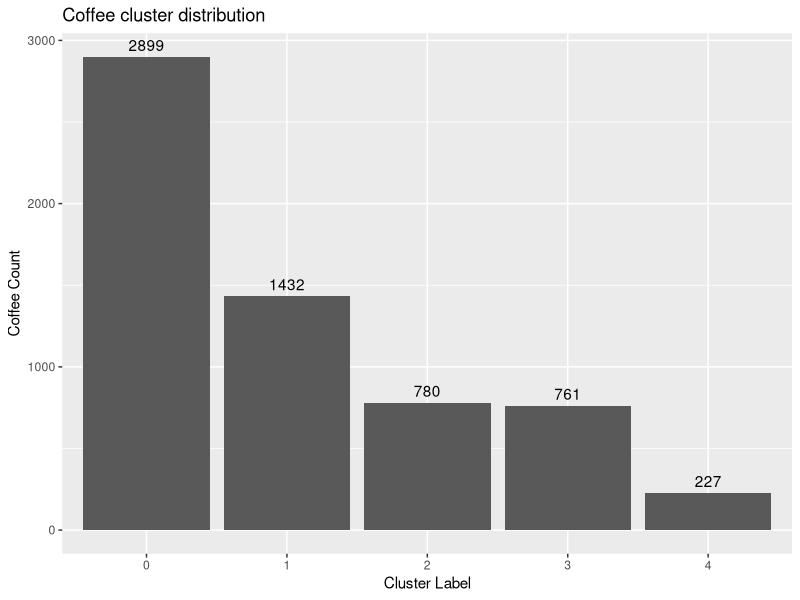
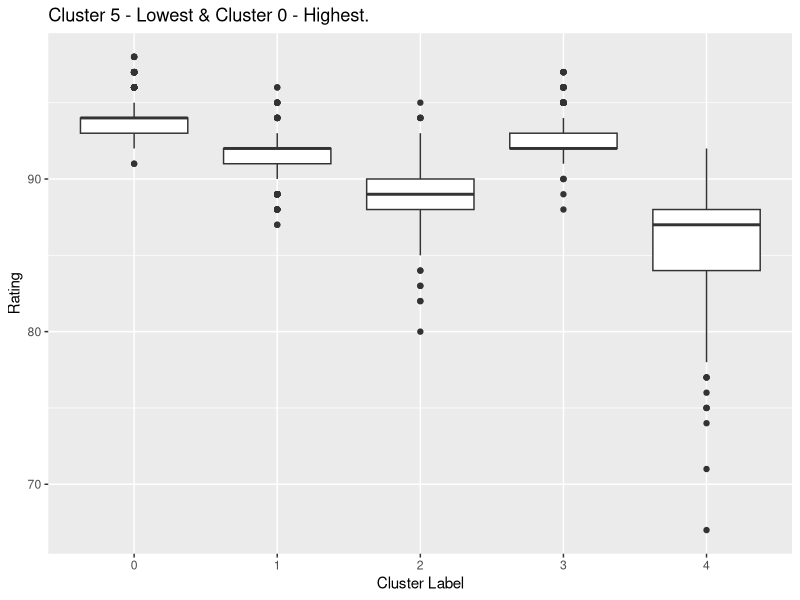
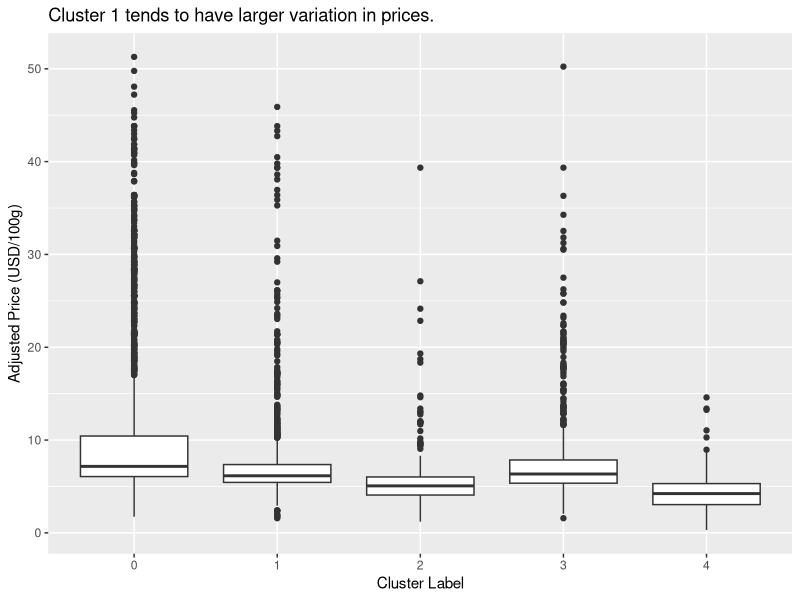
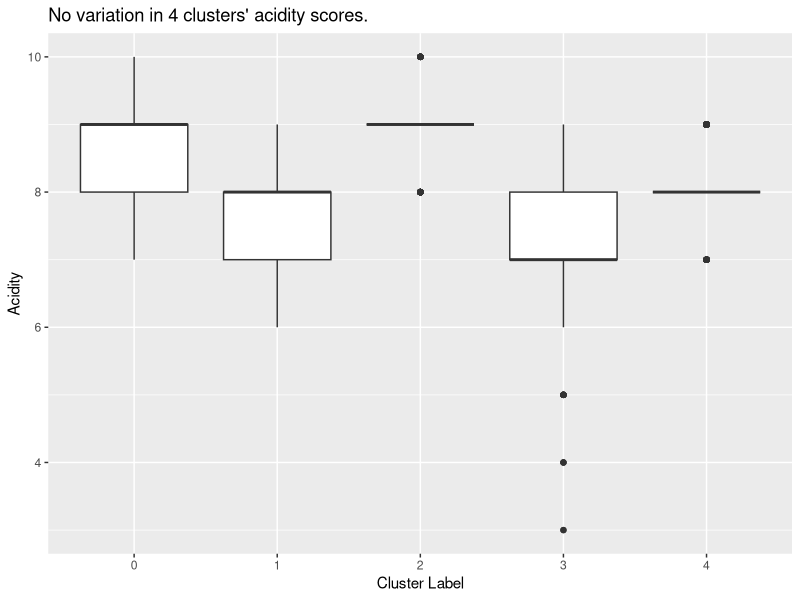
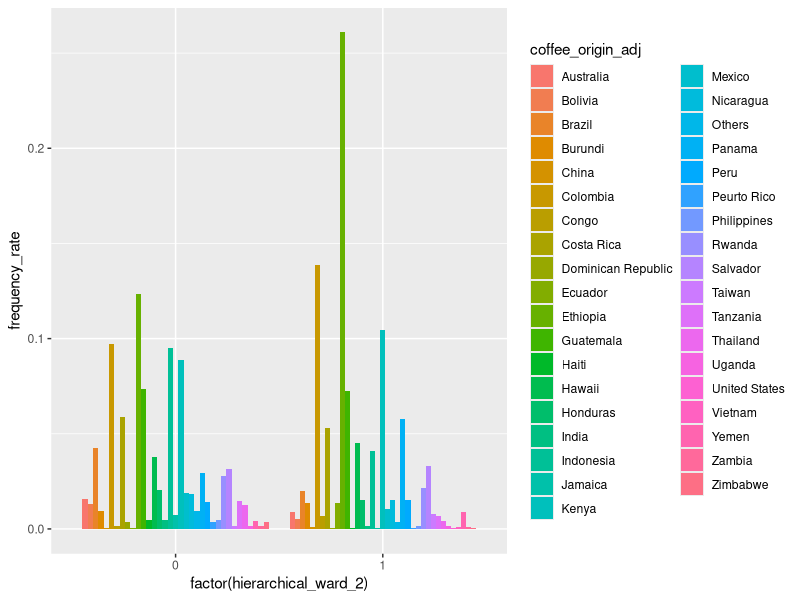

Write R code to recreate these figures, in order. (Note: this script raises an error after producing the figures.)
## ---- chunk 1
knitr::opts_chunk$set(echo = TRUE)
Sys.setenv(LANG = "en")
rm(list = ls())
## ---- chunk 2
library(tidyverse)
## ---- chunk 3
data <- read.csv("../data/clustered_coffee.csv")
data$coffee_origin_adj[data$coffee_origin_adj == ""] <- NA
data$continent[data$continent == ""] <- NA
head(data)
## ---- chunk 4
# unique(data$Roast.Level)
# 
# # Convert to an ordered factor (ensure column name is correct)
# data$Roast.Level <- factor(
#   data$Roast.Level, 
#   levels = c("light", "medium-light", "medium", "medium-dark", "dark", "very dark"), 
#   ordered = TRUE
# )
## ---- chunk 5
# 1. Calculate the frequency
value_counts <- table(data$kmeans_pca_5)
# print(value_counts)

# 2. Convert the table into a data frame
value_counts_df <- as.data.frame(value_counts)

# 3. Create the bar plot
ggplot(value_counts_df, aes(x = Var1, y = Freq)) +
  geom_bar(stat = "identity") +
  geom_text(aes(label = Freq), vjust = -0.5) +
  labs(
    x = "Cluster Label", 
    y = "Coffee Count", 
    title = "Coffee cluster distribution")
## ---- chunk 6
data |>
  ggplot(aes(x=factor(kmeans_pca_5), y=Rating)) +
  geom_boxplot() +
  labs(
    x = "Cluster Label",
    y = "Rating",
    title = "Cluster 5 - Lowest & Cluster 0 - Highest."
  )
## ---- chunk 7
data |>
  ggplot(aes(x=factor(kmeans_pca_5), y=usd_per_100g_adj)) +
  geom_boxplot(na.rm = TRUE) +
  labs(
    x = "Cluster Label",
    y = "Adjusted Price (USD/100g)",
    title = "Cluster 1 tends to have larger variation in prices."
  )
## ---- chunk 8
data |>
  ggplot(aes(x=factor(kmeans_kpca_gamma005_5), y=Acidity_combined)) +
  geom_boxplot() +
  labs(
    x = "Cluster Label",
    y = "Acidity",
    title = "No variation in 4 clusters' acidity scores."
  )
## ---- chunk 9
data %>%
  group_by(kmeans_kpca_gamma005_5) %>%
  summarise(
    mean_value = mean(Acidity_combined, na.rm = TRUE),
    median_value = median(Acidity_combined, na.rm = TRUE),
    sd_value = sd(Acidity_combined, na.rm = TRUE),
    min_value = min(Acidity_combined, na.rm = TRUE),
    max_value = max(Acidity_combined, na.rm = TRUE),
    n = n()
  )
## ---- chunk 10
cluster_counts <- data |>
  filter(!is.na(coffee_origin_adj)) |>
  group_by(hierarchical_ward_2, coffee_origin_adj)|>
  summarise(count = n(), .groups = 'drop')

# Calculate the frequency rate for each country within each cluster
total_clusters <- data |>
  group_by(hierarchical_ward_2) |>
  summarise(total_count = n(), .groups = 'drop')

# Check for any NA values after conversion
print(sum(is.na(cluster_counts$count)))  # Check for NA in 'count'
print(sum(is.na(total_clusters$total_count))) # Check for NA in 'total_count'

# Join the counts with total clusters to calculate frequency
cluster_with_frequency <- cluster_counts |>
  left_join(total_clusters, by = "hierarchical_ward_2") |>
  mutate(frequency_rate = count / total_count)

# View the result
print(cluster_with_frequency)
## ---- chunk 11
cluster_with_frequency |>
  ggplot(aes(x=factor(hierarchical_ward_2), y=frequency_rate, fill=coffee_origin_adj)) + 
  geom_bar(stat = "identity", position = "dodge")
## ---- chunk 12
cluster_counts <- data |>
  filter(!is.na(roast_lv_adj)) |>
  group_by(cluster_label, roast_lv_adj)|>
  summarise(count = n(), .groups = 'drop')

# Calculate the frequency rate for each country within each cluster
total_clusters <- data |>
  group_by(cluster_label) |>
  summarise(total_count = n(), .groups = 'drop')

# Check for any NA values after conversion
print(sum(is.na(cluster_counts$count)))  # Check for NA in 'count'
print(sum(is.na(total_clusters$total_count))) # Check for NA in 'total_count'

# Join the counts with total clusters to calculate frequency
cluster_with_frequency <- cluster_counts |>
  left_join(total_clusters, by = "cluster_label") |>
  mutate(frequency_rate = count / total_count)

# View the result
print(cluster_with_frequency)

cluster_with_frequency |>
  ggplot(aes(x=factor(cluster_label), y=frequency_rate, fill=factor(roast_lv_adj))) + 
  geom_bar(stat = "identity", position = "dodge")
## ---- chunk 13
cluster_counts <- data |>
  filter(!is.na(continent)) |>
  group_by(cluster_label, continent)|>
  summarise(count = n(), .groups = 'drop')

# Calculate the frequency rate for each country within each cluster
total_clusters <- data |>
  group_by(cluster_label) |>
  summarise(total_count = n(), .groups = 'drop')

# Check for any NA values after conversion
print(sum(is.na(cluster_counts$count)))  # Check for NA in 'count'
print(sum(is.na(total_clusters$total_count))) # Check for NA in 'total_count'

# Join the counts with total clusters to calculate frequency
cluster_with_frequency <- cluster_counts |>
  left_join(total_clusters, by = "cluster_label") |>
  mutate(frequency_rate = count / total_count)

# View the result
print(cluster_with_frequency)

cluster_with_frequency |>
  ggplot(aes(x=factor(cluster_label), y=frequency_rate, fill=continent)) + 
  geom_bar(stat = "identity", position = "dodge")
